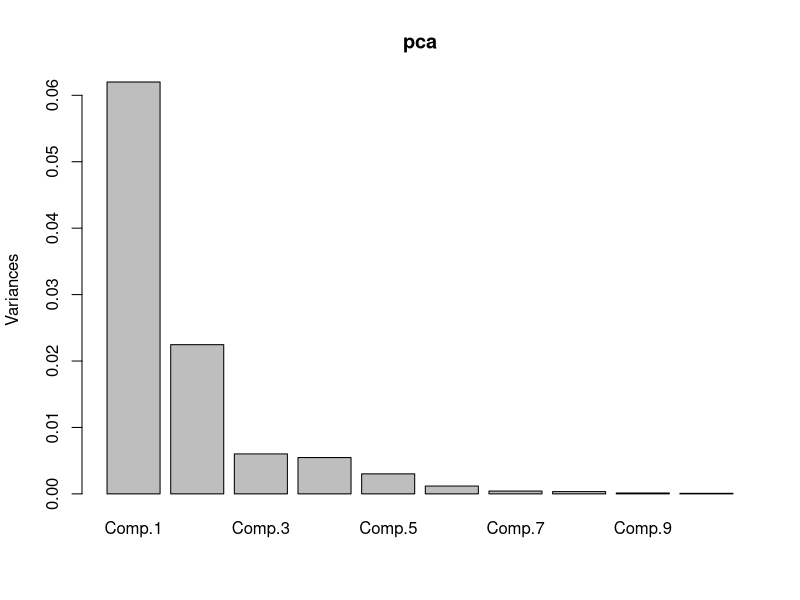
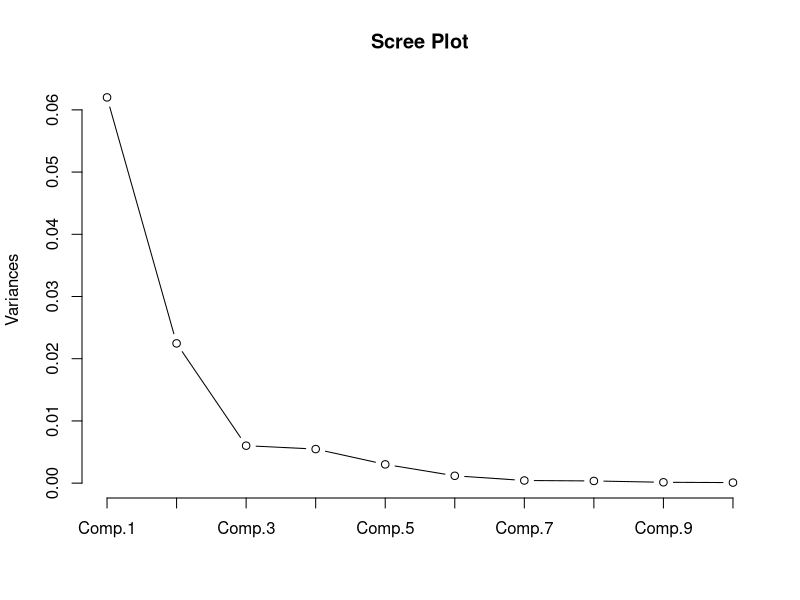

These charts were generated, in order, by the following R code:
## ---- chunk 1

Dota_data <- read.table("Dota_normalized.csv", header=TRUE, sep=",")

# performing PCA
pca <- princomp(Dota_data, scores=TRUE)

## ---- chunk 2
#looking at the model
summary(pca)

#scree plot to figure out how many components we will want
plot(pca)
screeplot(pca, type="line", main="Scree Plot")
## ---- chunk 3
# finding out the loadings
loadings(pca)
## ---- chunk 4
#showing the data and the PCs for the first 10 rows in the data set
Dota_data[,1:10]
pcaValues <- pca$scores
pcaValues[1:10,1:4]
